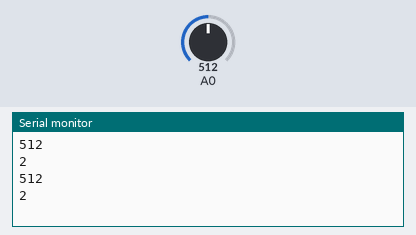
The sketch below on a simulated Arduino Uno, built with avr-gcc and run on an emulated ATmega328P. Parts: the last lines printed to the serial monitor. Inputs (shaded band) come from the test bench; at power-on: A0 = 512.

Above: at 1.8 s.
1.9 s: A0 set to 716
At 2.4 s:
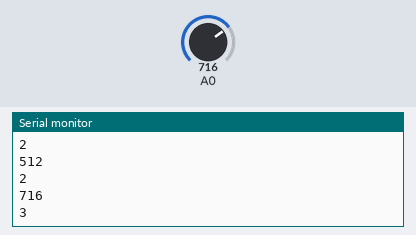
3.4 s: A0 set to 900
At 4.8 s:
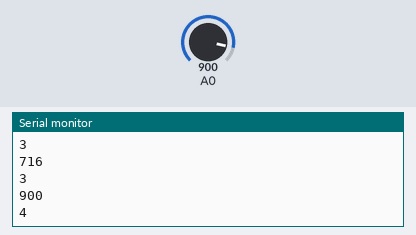
Timing chart, 0 to 6.4 s (numbered marks = the images above; inputs shaded):
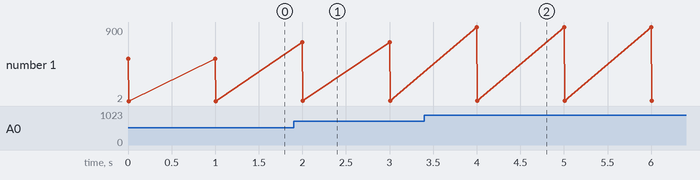

The sketch:

code.ino
```cpp
void setup() {
  // put your setup code here, to run once:
  pinMode(A0, INPUT);
  pinMode(1, OUTPUT);
  Serial.begin(9000);
}

void loop() {
  // put your main code here, to run repeatedly:
  int tensao = analogRead(A0);
  int voltagem = tensao * (5.0 / 1024);
  Serial.println(tensao);
  Serial.println(voltagem);
  delay(1000);
}
```

Measured:
- after the input at 1.9 s, the serial monitor: prints a new line after 0.10 s (image 1)
- after the input at 3.4 s, the serial monitor: prints a new line after 0.60 s (image 2)
- plotted number 1: 2 → 3 after the input at 1.9 s, 3 → 4 after the input at 3.4 s
